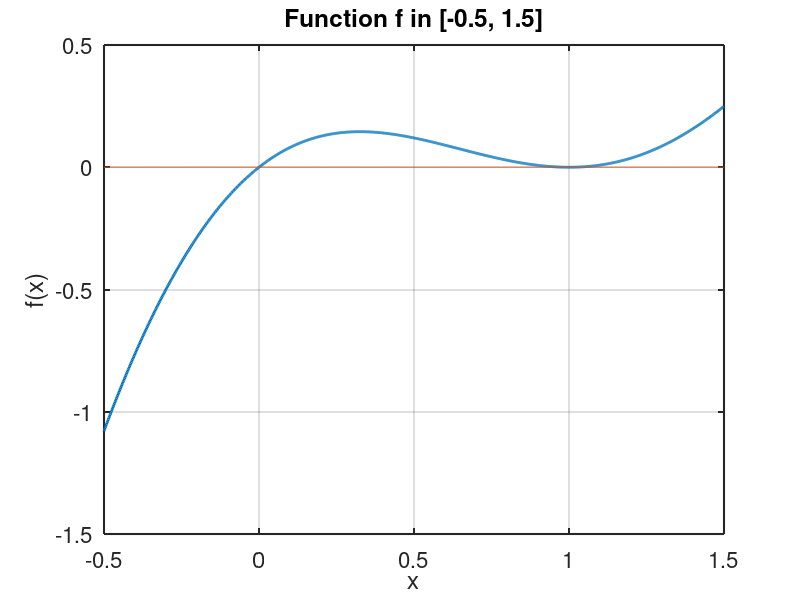
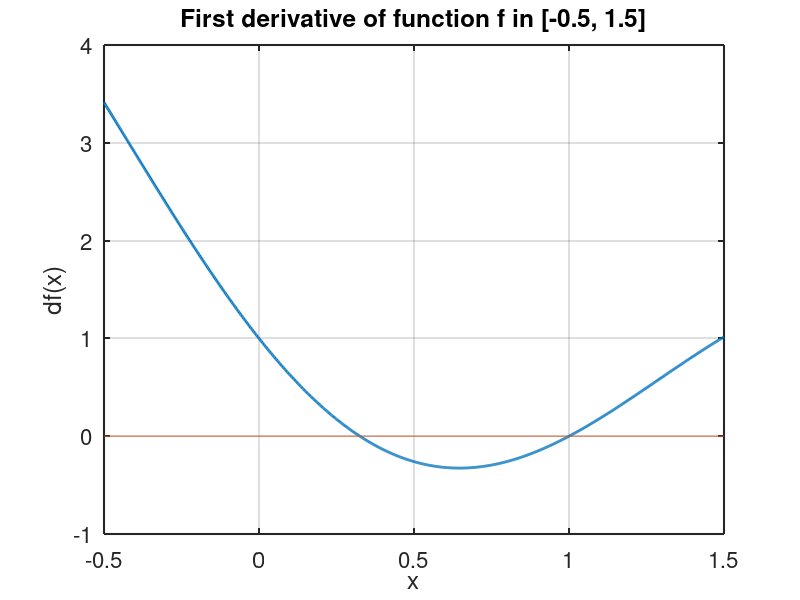
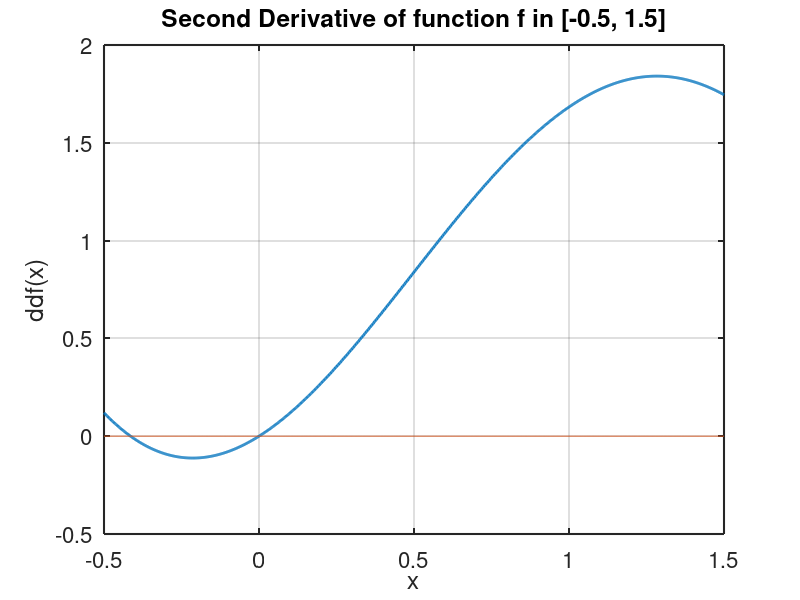

Write the MATLAB code that produced these figures, in order. (Note: this script raises an error after producing the figures.)
% EXERICES 2.2
%% closes all figures whose handles are visible

close all
clear all
clc
%% PLOT THE FUNCTION f
% define the function f
f=@(x) sin(x).*(1-x).^2;
% define the derivative of f
df=@(x) cos(x).*(1-x).^2-2*sin(x).*(1-x);
% plot
a=-0.5; b= 1.5;
x_plot=linspace(a,b,1000);
figure
plot(x_plot,f(x_plot),'LineWidth', 2);
hold on
plot(x_plot, zeros(size(x_plot)))
grid on
xlim([a, b])
xlabel("x",'FontSize', 18)
ylabel("f(x)",'FontSize', 18)
str=sprintf('Function f in [%d, %d]', a, b);
title(str, 'FontSize', 15)
set(gca,'FontSize', 16)
set(gca,'LineWidth', 1.5)

% Plot df
figure
plot(x_plot,df(x_plot),'LineWidth', 2);
hold on
plot(x_plot, zeros(size(x_plot)))
grid on
xlim([a, b])
xlabel("x",'FontSize', 18)
ylabel("df(x)",'FontSize', 18)
str=sprintf('First derivative of function f in [%d, %d]', a, b);
title(str, 'FontSize', 15)
set(gca,'FontSize', 16)
set(gca,'LineWidth', 1.5)

% Plot ddf
ddf=@(x) -sin(x).*(1-x).^2 + 2*sin(x);
figure
plot(x_plot,ddf(x_plot),'LineWidth', 2);
hold on
plot(x_plot, zeros(size(x_plot)))
grid on
xlim([a, b])
xlabel("x",'FontSize', 18)
ylabel("ddf(x)",'FontSize', 18)
str=sprintf('Second Derivative of function f in [%d, %d]', a, b);
title(str, 'FontSize', 15)
set(gca,'FontSize', 16)
set(gca,'LineWidth', 1.5)

%% Use Newton method to find the roots with a tolerance equal to 10−6

tol=1e-6;
Nmax=100;
% 1. consider as initial guess x0 = 0.3
% x0=0.3 --> root = 0
x0=0.3;

[x1,x1_iter]=newton(f,df,x0,tol,Nmax);
err1=abs(x1_iter-0);
% estimate of the convergence order
p = log(err1(3:end)./err1(2:end-1))./log(err1(2:end-1)./err1(1:end-2));

fprintf("alpha=%d\t  Order=%d\n ", x1(end),p(end));
% pause

figure
plot(p,'LineWidth', 2);
title('convergence order, root x1=0','FontSize', 15);
set(gca,'FontSize', 16)
set(gca,'LineWidth', 1.5)
% Simple zero => p = 2


% 2. considering as initial guess x0 = 0.5
% x0=0.5 --> root = 1
x0=0.5;
[x2,x2_iter]=newton(f,df,x0,tol,Nmax);
err2=abs(x2_iter-1);
% estimate of the convergence order
p = log(err2(3:end)./err2(2:end-1))./log(err2(2:end-1)./err2(1:end-2));
fprintf("alpha=%d\t Order=%d\n ", x2(end),p(end));
figure
plot(p,'LineWidth', 2);
title('convergence order, root x2=1','FontSize', 15);
set(gca,'FontSize', 16)
set(gca,'LineWidth', 1.5)
% Double zero => p = 1

% Errors behaviour
figure
semilogy(err1,'LineWidth', 2);
hold on
semilogy(err2,'g','LineWidth', 2);
legend('x1=0','x2=1');
title('Errors','FontSize', 15);
set(gca,'FontSize', 16)
set(gca,'LineWidth', 1.5)
% The error for x1 = 0 gets small faster than the error for x2 = 1
% This is due to the different order of convergence of the scheme for x1 e
% x2

% For details on the order of convergence, wait for next lab.
